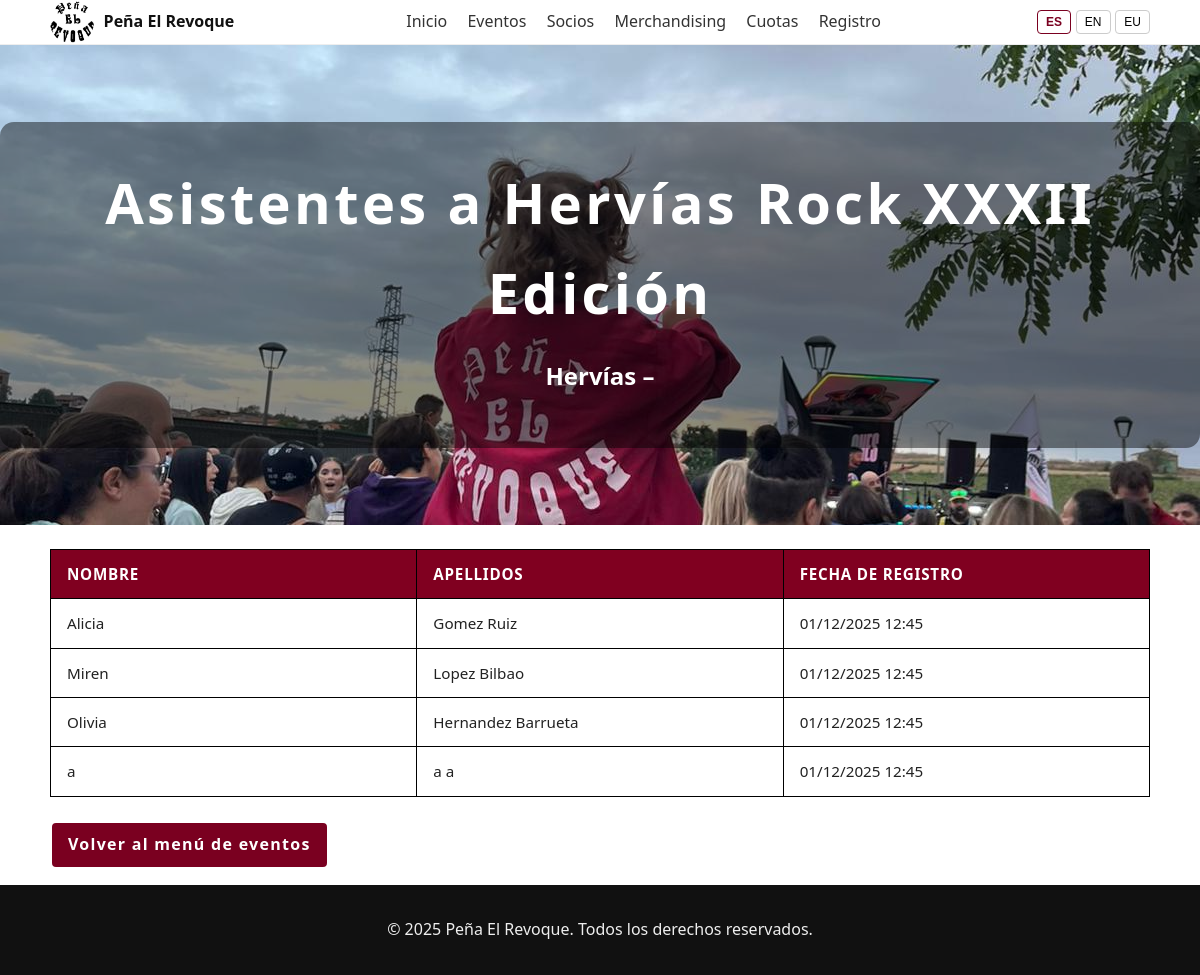
Screenshot of /es/eventos/1/asistencia/lista/ (signed in) with the database file from the repository.
### appProjectDjango/models.py (models this page shows, shortened)
class Eventos(models.Model):
    nombre = models.CharField(max_length=50, db_index=True)
    fecha = models.DateField(db_index=True)
    descripcion = models.TextField()
    lugar = models.CharField(max_length=100)
    imagen = models.CharField(max_length=100, default='default.png')
    class Meta:
        db_table = "Eventos"

class AsistenciaEvento(models.Model):
    socio = models.ForeignKey(Socio, on_delete=models.CASCADE, related_name="asistencias")
    evento = models.ForeignKey(Eventos, on_delete=models.CASCADE, related_name="asistencias")
    fecha_registro = models.DateTimeField(auto_now_add=True, db_index=True)
    class Meta:
        unique_together = ("socio", "evento")
        db_table = "AsistenciaEvento"

class Socio(models.Model):
    TIPO_SOCIO_CHOICES = [
        ('menor', 'Menor'),
        ('socio', 'Socio'),
        ('nuevo', 'Nuevo'),
    ]
    nombre = models.CharField(max_length=100, db_index=True)
    apellido = models.CharField(max_length=100, null=True, blank=True)
    segundo_apellido = models.CharField(max_length=100, blank=True, null=True)
    mayor13 = models.BooleanField(default=True)
    fecha_nacimiento = models.DateField(blank=True, null=True, db_index=True)
    tipo_socio = models.CharField(max_length=20, choices=TIPO_SOCIO_CHOICES, default='nuevo')
    email = models.EmailField(unique=True, db_index=True)
    password = models.CharField(max_length=128, null=True, blank=True)
    telefono = models.CharField(
        max_length=20,
        validators=[RegexValidator(r'^\d+$', 'El teléfono solo puede contener números')]
    )
    class Meta:
        db_table = "Socios"

### appProjectDjango/views.py (the view)
# urls.py: path('eventos/<int:evento_id>/asistencia/lista/', ListaAsistentesView.as_view(), name='lista_asistentes'),
class ListaAsistentesView(UserPassesTestMixin, ListView):
    model = AsistenciaEvento
    template_name = "lista_asistentes.html"
    context_object_name = "asistentes"
    def test_func(self):
        return is_moderador_o_gestor(self.request.user)
    def get_queryset(self):
        evento_id = self.kwargs['evento_id']
        return AsistenciaEvento.objects.filter(evento_id=evento_id)\
            .select_related('socio').order_by('socio__nombre')
    def get_context_data(self, **kwargs):
        context = super().get_context_data(**kwargs)
        context['evento'] = get_object_or_404(Eventos, id=self.kwargs['evento_id'])
        return context

### appProjectDjango/templatetags/permisos_extras.py (called while the page is built)
@register.filter
def es_gestor(user):
    return (
        user.is_authenticated and (
            user.is_superuser or
            user.groups.filter(name="Gestor").exists()
        )
    )

### appProjectDjango/views.py (called while the page is built)
def is_moderador_o_gestor(user):
    return (
        user.is_authenticated and
        (user.groups.filter(name="Moderador").exists() or
         user.groups.filter(name="Gestor").exists() or
         user.is_superuser)
    )

### appProjectDjango/templates/lista_asistentes.html (shortened to what this page needs)
{% load static i18n %}
{% load permisos_extras %}
<!DOCTYPE html>
{% get_current_language as LANGUAGE_CODE %}
<html lang="{{ LANGUAGE_CODE }}">
<head>
  <link rel="stylesheet" href="{% static 'css/styles.css' %}">
</head>
<body>
<header class="site-header">
  <div class="wrap">
    <a class="brand" href="{% url 'index' %}">
      <img src="{% static 'img/iconos/peña.jpg' %}" alt="{% trans "Logo de la Peña El Revoque" %}" class="brand-logo">
      <span>{% trans "Peña El Revoque" %}</span>
    </a>
    <nav class="main-nav" aria-label="{% trans "Principal" %}">
      <a href="{% url 'index' %}">{% trans "Inicio" %}</a>
      <a href="{% url 'eventos' %}">{% trans "Eventos" %}</a>
      <a href="{% url 'socios' %}">{% trans "Socios" %}</a>
      <a href="{% url 'merchandising' %}">{% trans "Merchandising" %}</a>
      <a href="{% url 'cuotas' %}">{% trans "Cuotas" %}</a>
      <a href="{% url 'registros' %}">{% trans "Registro" %}</a>
    </nav>
    <div class="language-switcher">
      <form action="{% url 'set_language' %}" method="post" style="display: flex; gap: 0.3rem;">
        <button type="submit" name="language" value="es" class="{% if LANGUAGE_CODE == 'es' %}active-lang{% endif %}">ES</button>
        <button type="submit" name="language" value="en" class="{% if LANGUAGE_CODE == 'en' %}active-lang{% endif %}">EN</button>
        <button type="submit" name="language" value="eu" class="{% if LANGUAGE_CODE == 'eu' %}active-lang{% endif %}">EU</button>
      </form>
    </div>
  </div>
</header>
<section class="hero">
  <div class="hero-inner">
    <h1>{% blocktrans with nombre_evento=evento.nombre %}Asistentes a {{ nombre_evento }}{% endblocktrans %}</h1>
    <h2>{% blocktrans with lugar=evento.lugar fecha=evento.fecha %}{{ lugar }} – {{ fecha|date:"d/m/Y" }}{% endblocktrans %}</h2>
  </div>
</section>
<main class="wrap">
  {% if asistentes %}
    <table id="asistentes">
      <thead>
        <tr>
          <th>{% trans "Nombre" %}</th>
          <th>{% trans "Apellidos" %}</th>
          <th>{% trans "Fecha de registro" %}</th>
        </tr>
      </thead>
      <tbody>
        {% for a in asistentes %}
          <tr>
            <td>{{ a.socio.nombre }}</td>
            <td>{{ a.socio.apellido }} {{ a.socio.segundo_apellido }}</td>
            <td>{{ a.fecha_registro|date:"d/m/Y H:i" }}</td>
          </tr>
        {% endfor %}
      </tbody>
    </table>
  {% else %}
    <p>{% trans "Aún no hay asistentes registrados." %}</p>
  {% endif %}
  <p><a href="{% url 'eventos' %}#fiestashervias-{{ evento.id }}" class="btn">{% trans "Volver al menú de eventos" %}</a></p>
</main>
<footer class="site-footer">
  <p>&copy; 2025 {% trans "Peña El Revoque. Todos los derechos reservados." %}</p>
</footer>
</body>
</html>

### appProjectDjango/static/css/styles.css (style rules this page uses)
:root { --vino:#7a0020; --gris:#f2f2f4; --max:1100px; }
html { scroll-behavior: smooth; }
body { margin:0; font-family: system-ui, sans-serif; line-height:1.6; color:#222; }
.wrap { max-width: var(--max); margin:0 auto; padding:0 1rem; }
.site-header { background:#fff; border-bottom:1px solid #eee; position:sticky; top:0; z-index:20; }
.site-header .wrap { display:flex; align-items:center; justify-content:space-between; }
.brand { display:flex; align-items:center; gap:.6rem; text-decoration:none; color:#111; font-weight:700; }
.brand-logo { width:44px; height:44px; border-radius:50%; object-fit:cover; }
.main-nav a { margin-left:1rem; text-decoration:none; color:#333; }
.hero { min-height: 60vh; background: url("../img/nosotros/foto_alaia.jpg") center/cover no-repeat, #333; display:grid; place-items:center; text-align:center; color:#fff; }
.hero-inner { background:rgba(0,0,0,.45); padding:2rem 1.5rem; border-radius:14px; }
.hero h1 { margin:.25rem 0; letter-spacing:.06em; font-size: clamp(28px, 6vw, 56px); }
.btn { display:inline-block; padding:.6rem 1rem; border:2px solid #fff; color:#fff; text-decoration:none; font-weight:700; letter-spacing:.08em; }
.site-footer { background:#111; color:#eee; text-align:center; padding:1rem; }
h1, h2 { text-align: center; }
table { width: 100%; border-collapse: collapse; font-size: 0.95rem; border-spacing: 20px; margin: 1.5rem auto; }
th, td { border: 1.5px solid black; padding: 0.75rem 1rem; text-align: left; width: 100px; }
th { background-color: #800020; color: #fff; text-transform: uppercase; letter-spacing: 0.05em; }
.btn { display: inline-block; padding: 0.6rem 1rem; background: var(--vino); color: #fff; border-radius: 6px; text-decoration: none; font-weight: 700; transition: background 0.2s ease; }
.language-switcher button { padding: 0.25rem 0.5rem; font-size: 0.75rem; background: #fff; border: 1px solid #ccc; color: #000; cursor: pointer; border-radius: 4px; }
.language-switcher button.active-lang { color: var(--vino); border-color: var(--vino); font-weight: 700; }

### rows the page displays
AsistenciaEvento: socio.nombre "Alicia", socio.apellido "Gomez", socio.segundo_apellido "Ruiz", fecha_registro "01/12/2025 12:45"
AsistenciaEvento: socio.nombre "Miren", socio.apellido "Lopez", socio.segundo_apellido "Bilbao", fecha_registro "01/12/2025 12:45"
AsistenciaEvento: socio.nombre "Olivia", socio.apellido "Hernandez", socio.segundo_apellido "Barrueta", fecha_registro "01/12/2025 12:45"
AsistenciaEvento: socio.nombre "a", socio.apellido "a", socio.segundo_apellido "a", fecha_registro "01/12/2025 12:45"
